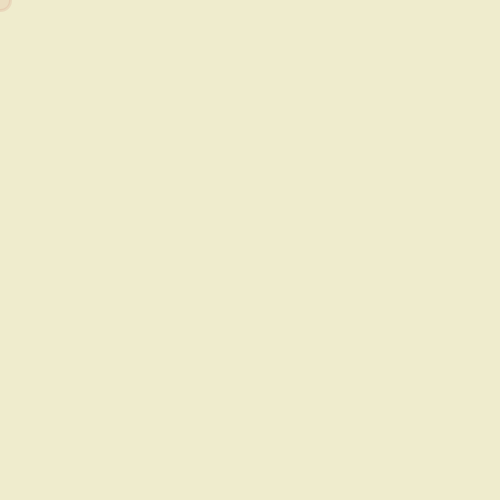
Frame 1 (no input)
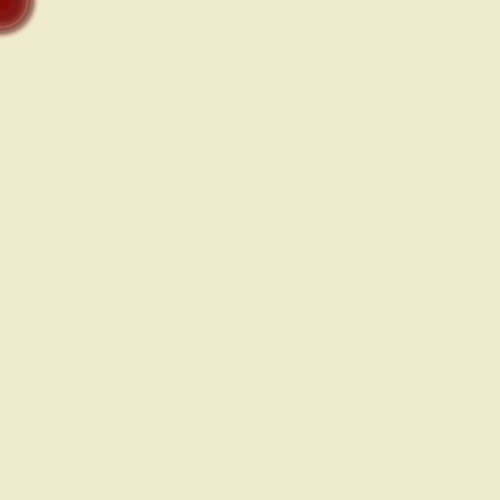
Frame 60 (the mouse pressed at the canvas centre just before this capture)
Frame 120 (the mouse held since frame 60 and released just before this capture): identical to frame 60, image omitted

The Processing sketch that drew these frames (run headless with seeded random() and noise(); from frame 60 on, the mouse is pressed at the canvas centre):

// Processing sketch: processing_31478
// ── processing_31478.pde

void setup()
{
  size (500,500);
     background(239,236,205);
  smooth();
}
void draw()
{
 
  float haha=random(255);
 float hehe=random(80);
 
stroke (haha,random(mouseX/10,mouseY/10),random(mouseX/10,mouseY),20);
strokeWeight(3);
if (mousePressed == true) {
    fill(0);
  } else {
    fill(255);
 
fill (haha,random(mouseX/5,mouseY/5),random(mouseX/5,mouseY),15);
 
  ellipse (mouseX,mouseY,hehe,hehe);
 

  }
 
  
}
                
                
